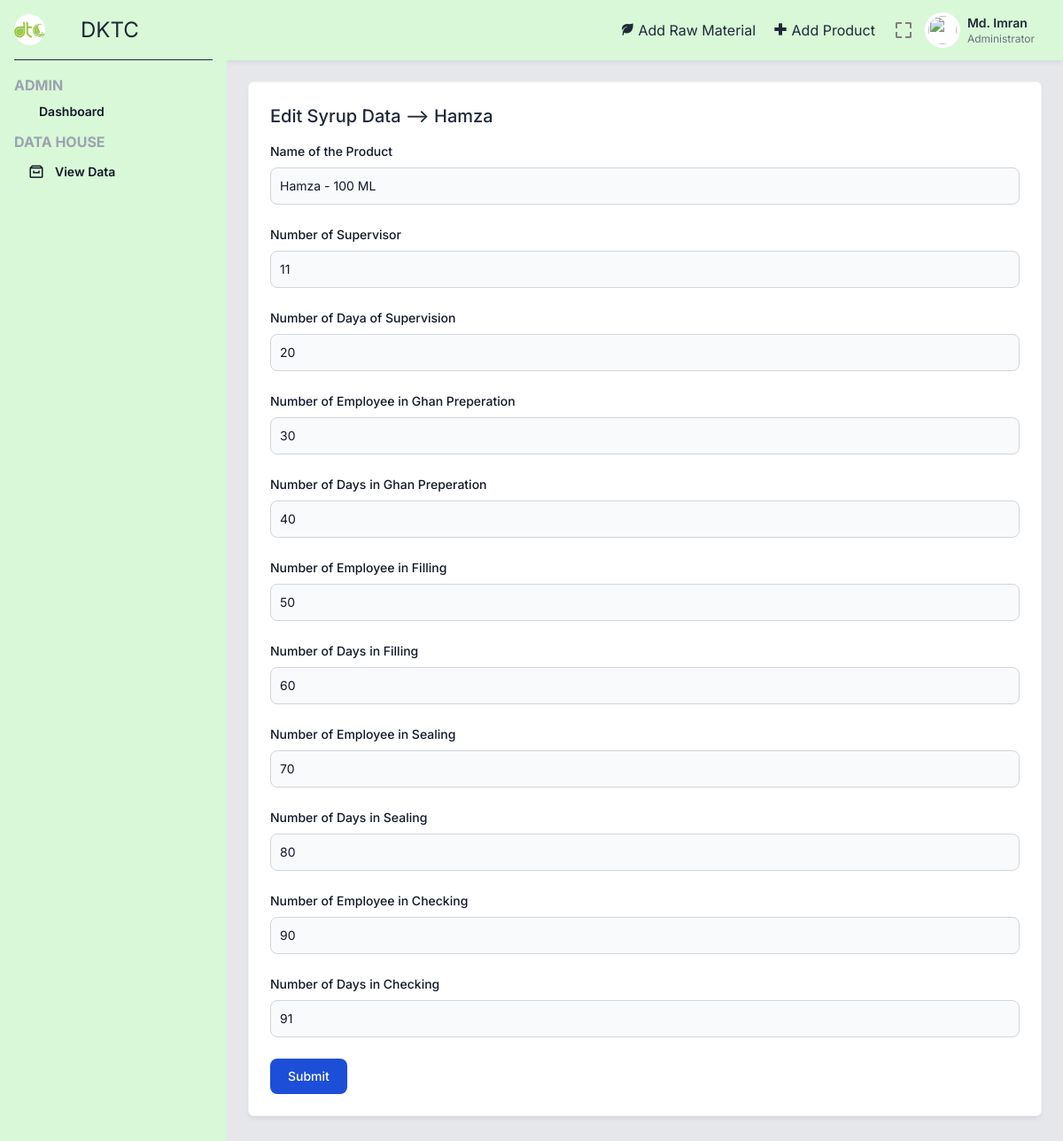
Page /editSyrup.php?id=5 (signed in) on the committed database.
### tables this page shows
CREATE TABLE `product` (
  `_id` int(5) NOT NULL,
  `name` varchar(100) NOT NULL,
  `type` varchar(2) NOT NULL,
  `sizes` varchar(10) NOT NULL
);

CREATE TABLE `syrup` (
  `_id` int(3) NOT NULL,
  `pid` int(5) NOT NULL,
  `sup_noe` int(2) NOT NULL,
  `sup_nod` int(2) NOT NULL,
  `igp_noe` int(2) NOT NULL,
  `igp_nod` int(2) NOT NULL,
  `if_noe` int(2) NOT NULL,
  `if_nod` int(2) NOT NULL,
  `is_noe` int(2) NOT NULL,
  `is_nod` int(2) NOT NULL,
  `ic_noe` int(2) NOT NULL,
  `ic_nod` int(2) NOT NULL
);

### editSyrup.php (the view, shortened to what this page needs)
<?php
include 'includes/_topbar.php';
$idSyrup = $_GET['id'];
$sql = "SELECT * from syrup where _id = $idSyrup";
$result = mysqli_query($conn, $sql);
while ($row = mysqli_fetch_assoc($result)) {
    $productId = $row['pid'];
    $sqlProduct = "SELECT name, type, sizes FROM product WHERE _id = $productId";
    $resultProd = mysqli_query($conn, $sqlProduct);
    while ($prodRow = mysqli_fetch_assoc($resultProd)) {
        $name = $prodRow['name'];
        $size = $prodRow['sizes'];
    }
    $sup_noe=$row['sup_noe'];
    $sup_nod=$row['sup_nod'];
    $igp_noe=$row['igp_noe'];
    $igp_nod=$row['igp_nod'];
    $if_noe=$row['if_noe'];
    $if_nod=$row['if_nod'];
    $is_noe=$row['is_noe'];
    $is_nod=$row['is_nod'];
    $ic_noe=$row['ic_noe'];
    $ic_nod=$row['ic_nod'];
}
?>
<div class="p-6">
    <div class="grid grid-cols-1 lg:grid-cols-3 gap-6 mb-6">
        <div class="bg-white border border-gray-100 shadow-md shadow-black/5 p-6 rounded-md lg:col-span-3">
            <div class="flex justify-between mb-4 items-start">
                <div class="font-medium">
                    <h2 class="text-xl">
                        Edit Syrup Data --> <?=$name?>
                    </h2>
                </div>
            </div>
            <div>
                <form action="editSyrup.php?id=<?=$idSyrup?>" method="post">
                    <div class="mb-6">
                        <label for="name" class="block mb-2 text-sm font-medium text-gray-900 dark:text-white">Name of the Product</label>
                        <input type="text" id="rate" name="name" class="bg-gray-50 border border-gray-300 text-gray-900 text-sm rounded-lg focus:ring-blue-500 focus:border-blue-500 block w-full p-2.5 dark:bg-gray-700 dark:border-gray-600 dark:placeholder-gray-400 dark:text-white dark:focus:ring-blue-500 dark:focus:border-blue-500" placeholder="123.00" value="<?= $name ?> - <?= $size?>" readonly />
                    </div>
                    <div class="mb-6">
                        <label for="sup_noe" class="block mb-2 text-sm font-medium text-gray-900 dark:text-white">Number of Supervisor</label>
                        <input type="number" id="rate" name="sup_noe" class="bg-gray-50 border border-gray-300 text-gray-900 text-sm rounded-lg focus:ring-blue-500 focus:border-blue-500 block w-full p-2.5 dark:bg-gray-700 dark:border-gray-600 dark:placeholder-gray-400 dark:text-white dark:focus:ring-blue-500 dark:focus:border-blue-500" placeholder="123.00" value="<?=$sup_noe?>" required />
                    </div>
                    <div class="mb-6">
                        <label for="sup_nod" class="block mb-2 text-sm font-medium text-gray-900 dark:text-white">Number of Daya of Supervision</label>
                        <input type="number" id="rate" name="sup_nod" class="bg-gray-50 border border-gray-300 text-gray-900 text-sm rounded-lg focus:ring-blue-500 focus:border-blue-500 block w-full p-2.5 dark:bg-gray-700 dark:border-gray-600 dark:placeholder-gray-400 dark:text-white dark:focus:ring-blue-500 dark:focus:border-blue-500" placeholder="123.00" value="<?=$sup_nod?>" required />
                    </div>
                    <div class="mb-6">
                        <label for="igp_noe" class="block mb-2 text-sm font-medium text-gray-900 dark:text-white">Number of Employee in Ghan Preperation</label>
                        <input type="number" id="rate" name="igp_noe" class="bg-gray-50 border border-gray-300 text-gray-900 text-sm rounded-lg focus:ring-blue-500 focus:border-blue-500 block w-full p-2.5 dark:bg-gray-700 dark:border-gray-600 dark:placeholder-gray-400 dark:text-white dark:focus:ring-blue-500 dark:focus:border-blue-500" placeholder="123.00" value="<?=$igp_noe?>" required />
                    </div>
                    <div class="mb-6">
                        <label for="igp_nod" class="block mb-2 text-sm font-medium text-gray-900 dark:text-white">Number of Days in Ghan Preperation</label>
                        <input type="number" id="igp_nod" name="igp_nod" class="bg-gray-50 border border-gray-300 text-gray-900 text-sm rounded-lg focus:ring-blue-500 focus:border-blue-500 block w-full p-2.5 dark:bg-gray-700 dark:border-gray-600 dark:placeholder-gray-400 dark:text-white dark:focus:ring-blue-500 dark:focus:border-blue-500" placeholder="123.00" value="<?=$igp_nod?>" required />
                    </div>
                    <div class="mb-6">
                        <label for="if_noe" class="block mb-2 text-sm font-medium text-gray-900 dark:text-white">Number of Employee in Filling</label>
                        <input type="number" id="if_noe" name="if_noe" class="bg-gray-50 border border-gray-300 text-gray-900 text-sm rounded-lg focus:ring-blue-500 focus:border-blue-500 block w-full p-2.5 dark:bg-gray-700 dark:border-gray-600 dark:placeholder-gray-400 dark:text-white dark:focus:ring-blue-500 dark:focus:border-blue-500" placeholder="123.00" value="<?=$if_noe?>" required />
                    </div>
                    <div class="mb-6">
                        <label for="if_nod" class="block mb-2 text-sm font-medium text-gray-900 dark:text-white">Number of Days in Filling</label>
                        <input type="number" id="if_nod" name="if_nod" class="bg-gray-50 border border-gray-300 text-gray-900 text-sm rounded-lg focus:ring-blue-500 focus:border-blue-500 block w-full p-2.5 dark:bg-gray-700 dark:border-gray-600 dark:placeholder-gray-400 dark:text-white dark:focus:ring-blue-500 dark:focus:border-blue-500" placeholder="123.00" value="<?=$if_nod?>" required />
                    </div>
                    <div class="mb-6">
                        <label for="is_noe" class="block mb-2 text-sm font-medium text-gray-900 dark:text-white">Number of Employee in Sealing</label>
                        <input type="number" id="is_noe" name="is_noe" class="bg-gray-50 border border-gray-300 text-gray-900 text-sm rounded-lg focus:ring-blue-500 focus:border-blue-500 block w-full p-2.5 dark:bg-gray-700 dark:border-gray-600 dark:placeholder-gray-400 dark:text-white dark:focus:ring-blue-500 dark:focus:border-blue-500" placeholder="123.00" value="<?=$is_noe?>" required />
                    </div>
                    <div class="mb-6">
                        <label for="is_nod" class="block mb-2 text-sm font-medium text-gray-900 dark:text-white">Number of Days in Sealing</label>
                        <input type="number" id="is_nod" name="is_nod" class="bg-gray-50 border border-gray-300 text-gray-900 text-sm rounded-lg focus:ring-blue-500 focus:border-blue-500 block w-full p-2.5 dark:bg-gray-700 dark:border-gray-600 dark:placeholder-gray-400 dark:text-white dark:focus:ring-blue-500 dark:focus:border-blue-500" placeholder="123.00" value="<?=$is_nod?>" required />
                    </div>
                    <div class="mb-6">
                        <label for="ic_noe" class="block mb-2 text-sm font-medium text-gray-900 dark:text-white">Number of Employee in Checking</label>
                        <input type="number" id="ic_noe" name="ic_noe" class="bg-gray-50 border border-gray-300 text-gray-900 text-sm rounded-lg focus:ring-blue-500 focus:border-blue-500 block w-full p-2.5 dark:bg-gray-700 dark:border-gray-600 dark:placeholder-gray-400 dark:text-white dark:focus:ring-blue-500 dark:focus:border-blue-500" placeholder="123.00" value="<?=$ic_noe?>" required />
                    </div>
                    <div class="mb-6">
                        <label for="ic_nod" class="block mb-2 text-sm font-medium text-gray-900 dark:text-white">Number of Days in Checking</label>
                        <input type="number" id="ic_nod" name="ic_nod" class="bg-gray-50 border border-gray-300 text-gray-900 text-sm rounded-lg focus:ring-blue-500 focus:border-blue-500 block w-full p-2.5 dark:bg-gray-700 dark:border-gray-600 dark:placeholder-gray-400 dark:text-white dark:focus:ring-blue-500 dark:focus:border-blue-500" placeholder="123.00" value="<?=$ic_nod?>" required />
                    </div>
                    <button type="submit" class="text-white bg-blue-700 hover:bg-blue-800 focus:ring-4 focus:outline-none focus:ring-blue-300 font-medium rounded-lg text-sm w-full sm:w-auto px-5 py-2.5 text-center dark:bg-blue-600 dark:hover:bg-blue-700 dark:focus:ring-blue-800">Submit</button>
                </form>
            </div>
        </div>
    </div>
</div>
<?php include 'includes/_bottombar.php' ?>

### includes/_topbar.php (style rules this page uses)
html { line-height: 1.5; -webkit-text-size-adjust: 100%; -moz-tab-size: 4; -o-tab-size: 4; tab-size: 4; font-family: ui-sans-serif, system-ui, -apple-system, BlinkMacSystemFont, "Segoe UI", Roboto, "Helvetica Neue", Arial, "Noto Sans", sans-serif, "Apple Color Emoji", "Segoe UI Emoji", "Segoe UI Symbol", "Noto Color Emoji"; font-feature-settings: normal; font-variation-settings: normal; }
body { margin: 0; line-height: inherit; }
h1, h2, h3, h4, h5, h6 { font-size: inherit; font-weight: inherit; }
button, input, optgroup, select, textarea { font-family: inherit; font-feature-settings: inherit; font-variation-settings: inherit; font-size: 100%; font-weight: inherit; line-height: inherit; color: inherit; margin: 0; padding: 0; }
button, select { text-transform: none; }
button, [type='button'], [type='reset'], [type='submit'] { -webkit-appearance: button; background-color: transparent; background-image: none; }
blockquote, dl, dd, h1, h2, h3, h4, h5, h6, hr, figure, p, pre { margin: 0; }
input::placeholder, textarea::placeholder { opacity: 1; color: #9ca3af; }
button, [role="button"] { cursor: pointer; }
.mb-2 { margin-bottom: 0.5rem; }
.mb-4 { margin-bottom: 1rem; }
.mb-6 { margin-bottom: 1.5rem; }
.block { display: block; }
.flex { display: flex; }
.grid { display: grid; }
.w-full { width: 100%; }
.grid-cols-1 { grid-template-columns: repeat(1, minmax(0, 1fr)); }
.items-start { align-items: flex-start; }
.justify-between { justify-content: space-between; }
.gap-6 { gap: 1.5rem; }
.rounded-md { border-radius: 0.375rem; }
.border { border-width: 1px; }
.border-gray-100 { --tw-border-opacity: 1; border-color: rgb(243 244 246 / var(--tw-border-opacity)); }
.bg-gray-50 { --tw-bg-opacity: 1; background-color: rgb(249 250 251 / var(--tw-bg-opacity)); }
.bg-white { --tw-bg-opacity: 1; background-color: rgb(255 255 255 / var(--tw-bg-opacity)); }
.p-6 { padding: 1.5rem; }
.font-inter { font-family: 'Inter', sans-serif; }
.text-sm { font-size: 0.875rem; line-height: 1.25rem; }
.text-xl { font-size: 1.25rem; line-height: 1.75rem; }
.font-medium { font-weight: 500; }
.text-gray-800 { --tw-text-opacity: 1; color: rgb(31 41 55 / var(--tw-text-opacity)); }
.text-white { --tw-text-opacity: 1; color: rgb(255 255 255 / var(--tw-text-opacity)); }
.shadow-md { --tw-shadow: 0 4px 6px -1px rgb(0 0 0 / 0.1), 0 2px 4px -2px rgb(0 0 0 / 0.1); --tw-shadow-colored: 0 4px 6px -1px var(--tw-shadow-color), 0 2px 4px -2px var(--tw-shadow-color); box-shadow: var(--tw-ring-offset-shadow, 0 0 #0000), var(--tw-ring-shadow, 0 0 #0000), var(--tw-shadow); }
.shadow-black\/5 { --tw-shadow-color: rgb(0 0 0 / 0.05); --tw-shadow: var(--tw-shadow-colored); }
@media (min-width: 1024px) { .lg\:grid-cols-3 { grid-template-columns: repeat(3, minmax(0, 1fr)); } }

### rows in the picture
product: name "Hamza", name "Hamza - 100 ML"
syrup: sup_noe "11", sup_nod "20", igp_noe "30", igp_nod "40", if_noe "50", if_nod "60", is_noe "70", is_nod "80", ic_noe "90", ic_nod "91"
